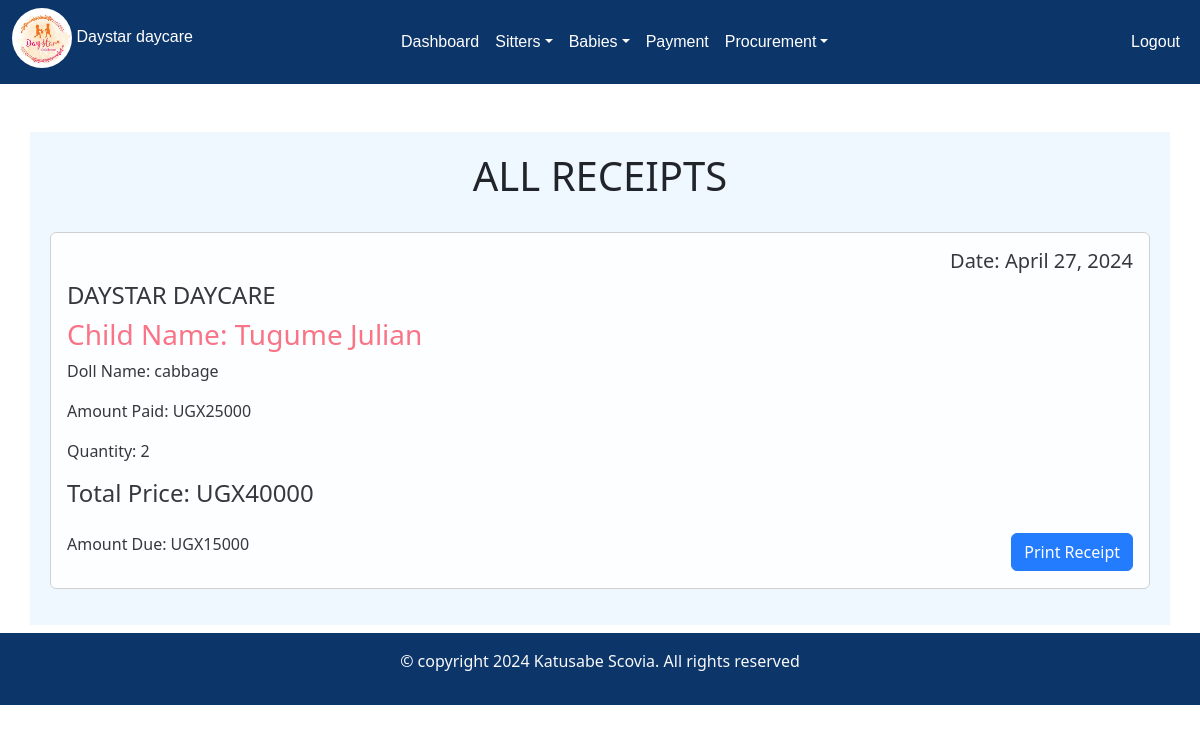
/receipt/ (signed in), run on an earlier commit of the app's database.
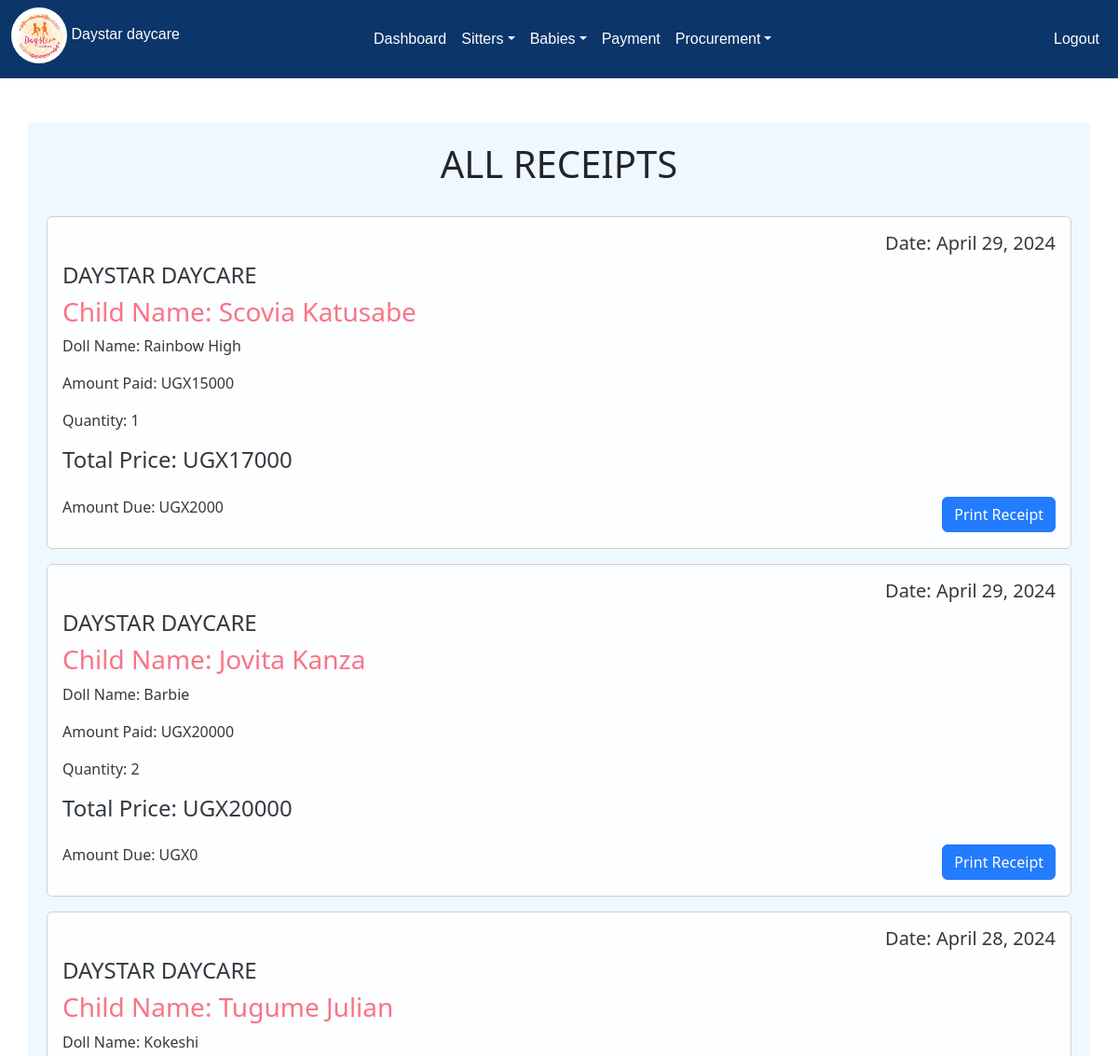
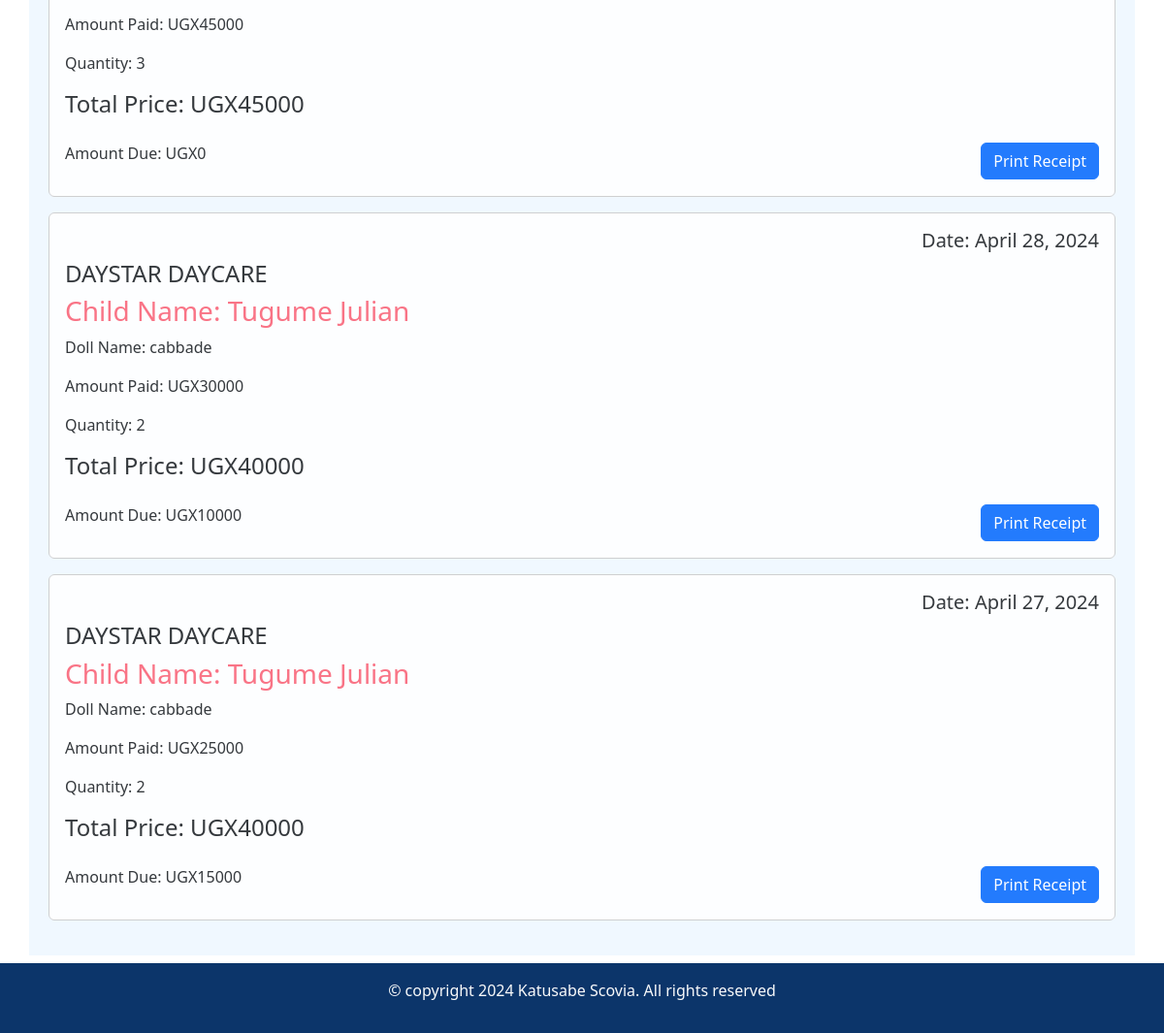
And on a later commit of the database (2 pictures, top to bottom).
### day/models.py (models this page shows)
class Salesrecord(models.Model):
    doll=models.ForeignKey(Doll,  on_delete=models.CASCADE,null=False, blank=False)
    payee=models.ForeignKey(Babiesform, on_delete=models.CASCADE,null=False,blank=False)
    quantity_sold=models.IntegerField(default=0)
    amount_received=models.IntegerField(default=0)
    sale_date=models.DateField(default=timezone.now)
    unit_price=models.IntegerField(default=0)
    def get_total(self):
        total= self.quantity_sold * self.unit_price
        return int( total)
    def get_change(self):
        change= self.get_total() - self.amount_received
        return int(change)#sales is linked to products

class Babiesform(models.Model):
    c_stay=models.ForeignKey(Categorystay ,on_delete=models.CASCADE,default=1)
    name_of_the_baby=models.CharField(max_length=200, )
    gender=models.CharField(choices=[('male', 'Male'),('female', 'Female')], max_length=100)
    age=models.IntegerField(default=0)
    parents_name=models.CharField(max_length=200)
    location=models.CharField(max_length=50)
    babys_number=models.IntegerField(default=0 )
    date=models.DateTimeField(default=timezone.now)
    def __str__(self):
        return self.name_of_the_baby

class Doll(models.Model):
    c_doll=models.ForeignKey(Category_doll, on_delete=models.CASCADE,null=True, blank=True)
    name_of_the_doll =models.CharField(max_length=200,null=True, blank=True)
    quantity=models.IntegerField(default=0)
    color=models.CharField(max_length=200, null=True,blank=True)
    size=models.CharField(max_length=200,null=True,blank=True)
    issued_quantity=models.IntegerField(default=0,blank=True,null=True)
    received_quantity=models.IntegerField(default=0,null=True,blank=True)
    Unit_price=models.IntegerField(default=0,null=True, blank=True)
    date=models.DateField(default=timezone.now)
    def __str__(self):
        return self.name_of_the_doll

### day/views.py (the view)
# urls.py: path('receipt/',views.receipt,name='receipt'),
@login_required
def receipt(request):
    sales= Salesrecord.objects.all().order_by('-id')
    return render(request,'receipt.html',{'sales':sales})

### day/templates/receipt.html
{% extends 'base.html'%}
{% block content %}
<br /><br>
<div class="container" style="background-color: aliceblue; padding: 20px;">
    <h1 class="text-center">ALL RECEIPTS</h1>
    <br>
    {% for sale in sales %}
    <div class="card mb-3" style="opacity: 0.9; border: 1px solid #ccc;">
        <div class="card-body">
            <h5 class="text-right">Date: {{ sale.sale_date }}</h5>
            <h4 >DAYSTAR DAYCARE</h4>
            <h3 class="card-title" style="color: #FB667A;">Child Name: {{ sale.payee | title }}</h3>
            <p class="card-text">Doll Name: {{ sale.doll }}</p>
            <p class="card-text">Amount Paid: UGX{{ sale.amount_received }}</p>
            <p class="card-text">Quantity: {{ sale.quantity_sold }}</p>
            <h4 class="mb-4">Total Price: UGX{{ sale.get_total }}</h4>
            <div style="display: flex; justify-content: space-between; align-items: center;">
                <p class="card-text">Amount Due: UGX{{ sale.get_change }}</p>
                <a href="{% url 'receipt_detail' sale.id %}" class="btn btn-primary">Print Receipt</a>
            </div>
        </div>
    </div>
    {% endfor %}
</div>
{% endblock %}

What changed in the data, as far as the page shows it:
added Salesrecord: sale_date "April 29, 2024", payee "Scovia Katusabe", doll "Rainbow High", amount_received "15000", quantity_sold "1", get_total "17000", get_change "2000"
added Salesrecord: sale_date "April 29, 2024", payee "Jovita Kanza", doll "Barbie", amount_received "20000", quantity_sold "2", get_total "20000", get_change "0"
added Salesrecord: sale_date "April 28, 2024", payee "Tugume Julian", doll "Kokeshi", amount_received "45000", quantity_sold "3", get_total "45000", get_change "0"
added Salesrecord: sale_date "April 28, 2024", payee "Tugume Julian", doll "cabbade", amount_received "30000", quantity_sold "2", get_total "40000", get_change "10000"
changed through a linked row, Salesrecord "April 27, 2024": doll "cabbage" → "cabbade"
